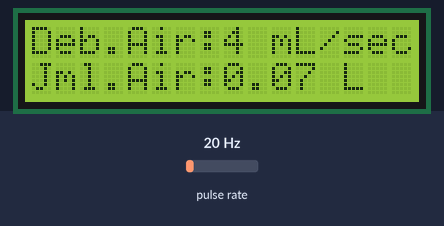
The sketch below on a simulated ESP8266 (NodeMCU). On the bench: 16×2 character LCD. Wiring (inferred from the names in the program): pulse sensor: data D3. The test bench sets the inputs (shaded band); at power-on: pulse rate 20 Hz. WiFi joins after 1.5 s; servers stay silent unless stated; uploads are accepted with an empty reply; what the sketch prints to the serial monitor is not drawn.

Above: at 1.84 s.
2.8 s: pulse rate set to 50 Hz
At 5.15 s:
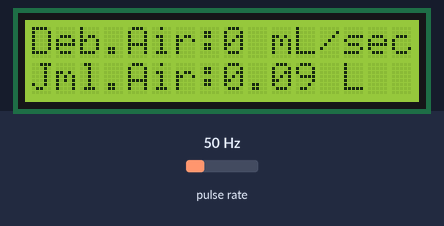
5.8 s: pulse rate set to 100 Hz
At 6.26 s:
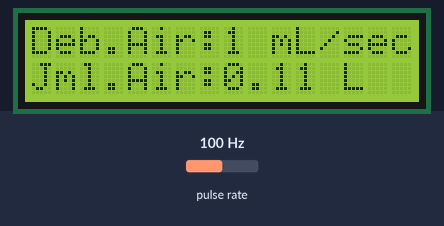
7.8 s: pulse rate set to 150 Hz
At 8.46 s:
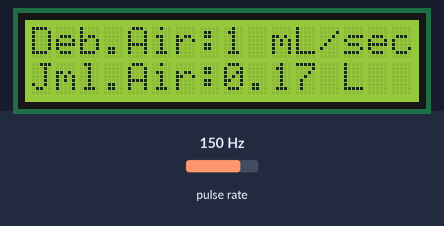
Timing chart, 0 to 10.8 s (numbered marks = the images above; inputs shaded):
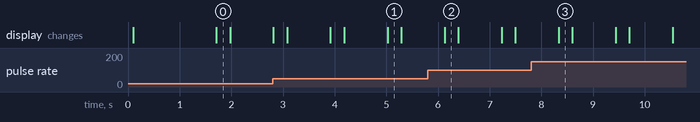

The sketch:

Final_Projek.ino
```cpp
#include <ESP8266WiFi.h>
#include <ESP8266HTTPClient.h>
#include <LiquidCrystal_I2C.h>

LiquidCrystal_I2C lcd(0x27, 16, 2);

byte sensorInt = 0;
byte flowSensor_pin = D3;

float konst = 4.5;

volatile byte count;
unsigned long oldTime;

float debit_air;
float kec_air;
float flow_mlt;
float total_mili;
float liter;
float total_liter;

//SSID and PASSWORD for the AP (swap the XXXXX for real ssid and password )

const char *ssid     = "AndroidADP_3004"; //nama wifi
const char *password = "andredheka"; //password
const char* id = "32002";
const char* host = "192.168.43.46";

WiFiClient client;
const int httpPort = 80;

void setup() {

  Serial.begin(9600);

  lcd.begin();
  //nyalakan lampu pada lcd
  lcd.backlight();
  Serial.print("Monitoring Meteran Air");
  lcd.setCursor(0,0);
  lcd.print("Monitoring");
  lcd.setCursor (0,1);
  lcd.print("Meteran Air");

  delay(10);

  pinMode(flowSensor_pin, INPUT);
  digitalWrite(flowSensor_pin, HIGH);

  count        = 0;
  debit_air    = 0.0;
  kec_air      = 0.0;
  flow_mlt     = 0;
  total_mili   = 0;
  oldTime      = 0;
  liter        = 0.0;


  attachInterrupt(flowSensor_pin, countPulse, RISING);

  //star koneksi
  Serial.println();
  Serial.println();
  Serial.println("Conection to ");
  Serial.println(ssid);

  WiFi.mode(WIFI_STA);
  WiFi.begin(ssid, password);

  while (WiFi.status() != WL_CONNECTED) { // Wait for the Wi-Fi to connect
        delay(500);
        Serial.print(".");
    }
    Serial.println('\n');
    Serial.println("Wifi Connected");
    Serial.println("IP address: ");
    Serial.println(WiFi.localIP()); // Send the IP address of the ESP8266 to the computer

}


void loop() {
  lcd.begin();
  //nyalakan lampu pada lcd
  lcd.backlight();

    Serial.print("connecting to ");
    Serial.println(host);


  if ((millis() - oldTime) > 1000) {
    detachInterrupt(sensorInt);
    debit_air = ((1000.0 / (millis() - oldTime)) * count) / konst;
    kec_air = debit_air;
    oldTime = millis();
    flow_mlt = (debit_air / 60) * 1000;
    total_mili += flow_mlt;
    total_liter = total_mili / 1000;
    liter = total_liter;


    //menampilkan di serial monitor

    Serial.print("Debit Air: ");
    Serial.print(int(kec_air));
    Serial.println(" mL/sec");

    Serial.print("Jumlah Liter : ");
    Serial.print(liter);
    Serial.println(" Liter");

    //menampilkan di lcd

    lcd.setCursor (0,0);
    lcd.print("Deb.Air:");
    lcd.print(int(kec_air));
    lcd.println(" mL/sec");

    lcd.setCursor (0,1);
    lcd.print("Jml.Air:");
    lcd.print(total_liter);
    lcd.println(" L   ");
  }

    // mengirim ke database

    String url;
    HTTPClient http;
    url ="http://192.168.43.46/projekTA/kirim_sensor.php?";
    url += "&id=";
    url += id;
    url += "&kec_air=";
    url += kec_air;
    url += "&total_liter=";
    url += total_liter;

    http.begin(url);
    http.GET();
    http.end();

    //Serial.println(id);
    // Serial.println("Connected to server");

    count = 0;
    attachInterrupt(sensorInt, countPulse, FALLING);
  }

void countPulse(){
  count++;
}
```
